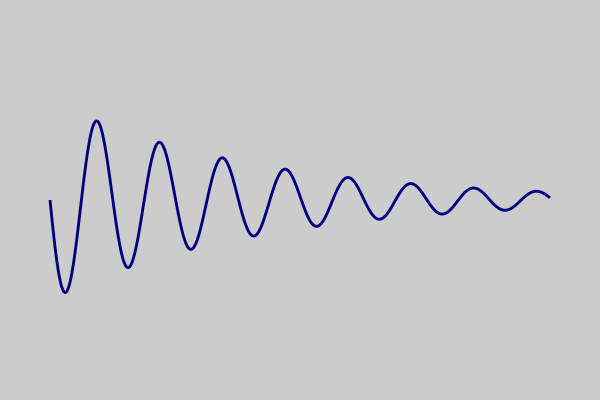

This chart was generated by the following Python code:
import cairo
import math

surface = cairo.ImageSurface(cairo.FORMAT_RGB24, 600, 400)
ctx = cairo.Context(surface)
ctx.set_source_rgb(0.8, 0.8, 0.8)
ctx.paint()

x=0 
points = []
while x < 5:
    y=math.sin(10 * x)*math.exp(-x/2)
    points.append((x*100+50, y*100+200))
    x+=0.01

ctx.move_to(*points[0])
for p in points[1:]:
    ctx.line_to(*p)
ctx.set_line_width(2.87),
ctx.set_source_rgb(0, 0, 0.5)
ctx.stroke()


surface.write_to_png("function_curves.png")
